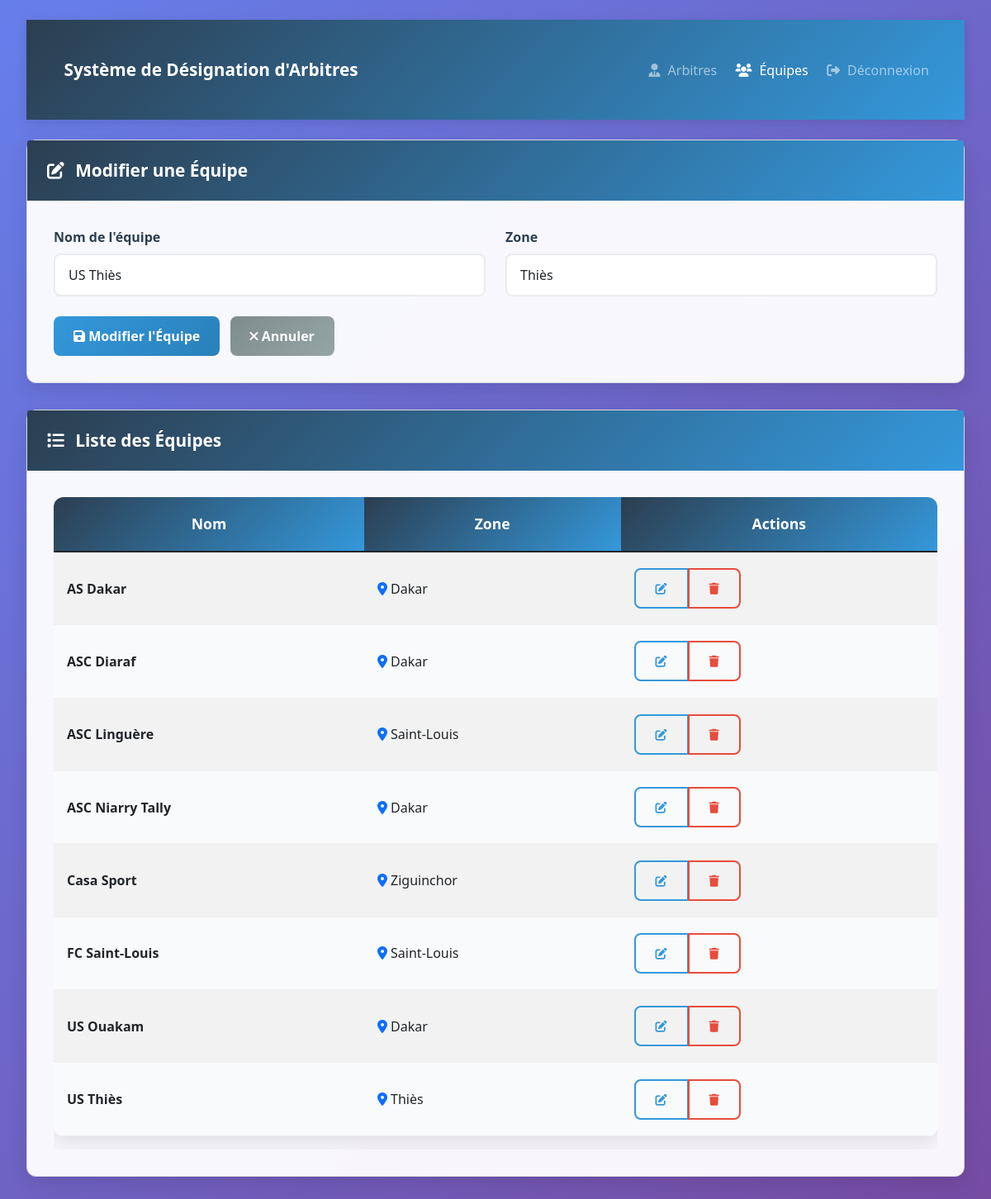
The app's page /equipes.php?action=modifier&id=2 (signed in) with its own data.
### tables this page shows
CREATE TABLE equipes (
    id INT AUTO_INCREMENT PRIMARY KEY,
    nom VARCHAR(100) NOT NULL,
    ville VARCHAR(100) NOT NULL,
    statut ENUM('Actif', 'Inactif') DEFAULT 'Actif',
    date_creation TIMESTAMP DEFAULT CURRENT_TIMESTAMP
);

### classes/EquipeManager.php (called while the page is built, shortened)
<?php
class EquipeManager {
    private $pdo;
    public function __construct($pdo) {
        $this->pdo = $pdo;
    }
    public function getEquipes() {
        $sql = "SELECT * FROM equipes ORDER BY nom";
        $stmt = $this->pdo->prepare($sql);
        $stmt->execute();
        return $stmt->fetchAll(PDO::FETCH_ASSOC);
    }
    public function getEquipeById($equipe_id) {
        $sql = "SELECT * FROM equipes WHERE id = ?";
        $stmt = $this->pdo->prepare($sql);
        $stmt->execute([$equipe_id]);
        return $stmt->fetch(PDO::FETCH_ASSOC);
    }
}
?>

### equipes.php (the view, shortened to what this page needs)
<?php
require_once 'config/database.php';
require_once 'classes/EquipeManager.php';
$equipeManager = new EquipeManager($pdo);
$equipes = $equipeManager->getEquipes();
$equipe_modifier = null;
if (isset($_GET['action']) && $_GET['action'] == 'modifier' && isset($_GET['id'])) {
    $equipe_modifier = $equipeManager->getEquipeById($_GET['id']);
}
?>
<!DOCTYPE html>
<html lang="fr">
<head>
    <link href="https://cdn.jsdelivr.net/npm/bootstrap@5.1.3/dist/css/bootstrap.min.css" rel="stylesheet">
    <link href="https://cdnjs.cloudflare.com/ajax/libs/font-awesome/6.0.0/css/all.min.css" rel="stylesheet">
</head>
<body>
    <div class="container-fluid py-4">
        <nav class="navbar navbar-expand-lg navbar-dark mb-4">
            <div class="container-fluid">
                <a class="navbar-brand" href="dashboard.php">
                    <span style="margin-left: 0.5rem;">Système de Désignation d'Arbitres</span>
                </a>
                <div class="navbar-nav ms-auto">
                    <a class="nav-link" href="arbitres.php">
                        <i class="fas fa-user-tie"></i>
                        <span style="margin-left: 0.3rem;">Arbitres</span>
                    </a>
                    <a class="nav-link active" href="equipes.php">
                        <i class="fas fa-users"></i>
                        <span style="margin-left: 0.3rem;">Équipes</span>
                    </a>
                    <a class="nav-link" href="logout.php" onclick="return confirm('Êtes-vous sûr de vouloir vous déconnecter ?')">
                        <i class="fas fa-sign-out-alt"></i>
                        <span style="margin-left: 0.3rem;">Déconnexion</span>
                    </a>
                </div>
            </div>
        </nav>
        <div class="row">
            <div class="col-12">
                <div class="card">
                    <div class="card-header">
                        <h4 class="mb-0">
                            <i class="fas fa-<?php echo $equipe_modifier ? 'edit' : 'plus-circle'; ?>"></i>
                            <span style="margin-left: 0.5rem;"><?php echo $equipe_modifier ? 'Modifier une Équipe' : 'Ajouter une Équipe'; ?></span>
                        </h4>
                    </div>
                    <div class="card-body">
                        <form method="POST" action="">
                            <div class="row">
                                <div class="col-md-6">
                                    <label for="nom" class="form-label">Nom de l'équipe</label>
                                    <input type="text" class="form-control" name="nom"
                                           value="<?php echo $equipe_modifier ? $equipe_modifier['nom'] : ''; ?>" required>
                                </div>
                                <div class="col-md-6">
                                    <label for="ville" class="form-label">Zone</label>
                                    <input type="text" class="form-control" name="ville"
                                           value="<?php echo $equipe_modifier ? $equipe_modifier['ville'] : ''; ?>" required>
                                </div>
                            </div>
                            <div class="row mt-4">
                                <div class="col-12">
                                    <button type="submit" class="btn btn-primary">
                                        <i class="fas fa-save"></i>
                                        <?php echo $equipe_modifier ? 'Modifier' : 'Ajouter'; ?> l'Équipe
                                    </button>
                                    <?php if ($equipe_modifier): ?>
                                        <a href="equipes.php" class="btn btn-secondary ms-2">
                                            <i class="fas fa-times"></i> Annuler
                                        </a>
                                    <?php else: ?>
                                        <button type="reset" class="btn btn-secondary ms-2">
                                            <i class="fas fa-undo"></i> Réinitialiser
                                        </button>
                                    <?php endif; ?>
                                </div>
                            </div>
                        </form>
                    </div>
                </div>
                <div class="card">
                    <div class="card-header">
                        <h4 class="mb-0">
                            <i class="fas fa-list"></i>
                            <span style="margin-left: 0.5rem;">Liste des Équipes</span>
                        </h4>
                    </div>
                    <div class="card-body">
                        <div class="table-responsive">
                            <table class="table table-striped">
                                <thead>
                                    <tr>
                                        <th>Nom</th>
                                        <th>Zone</th>
                                        <th>Actions</th>
                                    </tr>
                                </thead>
                                <tbody>
                                    <?php foreach ($equipes as $equipe): ?>
                                        <tr>
                                            <td><strong><?php echo $equipe['nom']; ?></strong></td>
                                            <td>
                                                <i class="fas fa-map-marker-alt text-primary"></i>
                                                <?php echo $equipe['ville']; ?>
                                            </td>
                                            <td>
                                                <div class="btn-group" role="group">
                                                    <a href="?action=modifier&id=<?php echo $equipe['id']; ?>" class="btn btn-sm btn-outline-primary">
                                                        <i class="fas fa-edit"></i>
                                                    </a>
                                                    <a href="?action=supprimer&id=<?php echo $equipe['id']; ?>" class="btn btn-sm btn-outline-danger"
                                                       onclick="return confirm('Êtes-vous sûr de vouloir supprimer cette équipe ?')">
                                                        <i class="fas fa-trash"></i>
                                                    </a>
                                                </div>
                                            </td>
                                        </tr>
                                    <?php endforeach; ?>
                                </tbody>
                            </table>
                        </div>
                    </div>
                </div>
            </div>
        </div>
    </div>
</body>
</html>

### equipes.php (style rules this page uses)
body { background: linear-gradient(135deg, #667eea 0%, #764ba2 100%); min-height: 100vh; font-family: 'Segoe UI', Tahoma, Geneva, Verdana, sans-serif; }
.container-fluid { padding: 2rem; }
.card { background: rgba(255, 255, 255, 0.95); border-radius: 12px; box-shadow: 0 8px 25px rgba(0, 0, 0, 0.1); margin-bottom: 2rem; }
.card-header { background: linear-gradient(135deg, #2c3e50, #3498db); color: white; border: none; padding: 1.5rem; }
.card-header h4 { margin: 0; font-weight: 600; font-size: 1.3rem; }
.card-body { padding: 2rem; }
.btn { border-radius: 8px; font-weight: 600; padding: 0.75rem 1.5rem; border: none; }
.btn-primary { background: linear-gradient(135deg, #3498db, #2980b9); color: white; }
.btn-secondary { background: linear-gradient(135deg, #7f8c8d, #95a5a6); color: white; }
.form-label { font-weight: 600; color: #2c3e50; margin-bottom: 0.5rem; }
.form-control, .form-select { border: 2px solid #e9ecef; border-radius: 8px; padding: 0.75rem 1rem; }
.table { background: white; border-radius: 12px; overflow: hidden; box-shadow: 0 8px 25px rgba(0, 0, 0, 0.1); border: none; }
.table th { font-size: 1.1rem; font-weight: 600; text-align: center; color: white; background: linear-gradient(135deg, #2c3e50, #3498db); border: none; padding: 1.2rem 1rem; }
.table td { vertical-align: middle; border: none; border-bottom: 1px solid #f0f0f0; padding: 1.2rem 1rem; font-size: 1rem; }
.table tbody tr:nth-of-type(odd) { background-color: rgba(255, 255, 255, 0.8); }
.table tbody tr:nth-of-type(even) { background-color: rgba(248, 249, 250, 0.8); }
.btn-outline-primary { border: 2px solid #3498db; color: #3498db; background: transparent; }
.btn-outline-danger { border: 2px solid #e74c3c; color: #e74c3c; background: transparent; }
.navbar { background: linear-gradient(135deg, #2c3e50, #3498db) !important; box-shadow: 0 4px 15px rgba(0, 0, 0, 0.1); }
.navbar-brand { font-weight: 700; font-size: 1.3rem; }
.nav-link { font-weight: 500; transition: all 0.3s ease; border-radius: 6px; margin: 0 0.2rem; }

### records on screen
equipes: nom "US Thiès", ville "Thiès"
equipes: nom "AS Dakar", ville "Dakar"
equipes: nom "ASC Diaraf", ville "Dakar"
equipes: nom "ASC Linguère", ville "Saint-Louis"
equipes: nom "ASC Niarry Tally", ville "Dakar"
equipes: nom "Casa Sport", ville "Ziguinchor"
equipes: nom "FC Saint-Louis", ville "Saint-Louis"
equipes: nom "US Ouakam", ville "Dakar"
